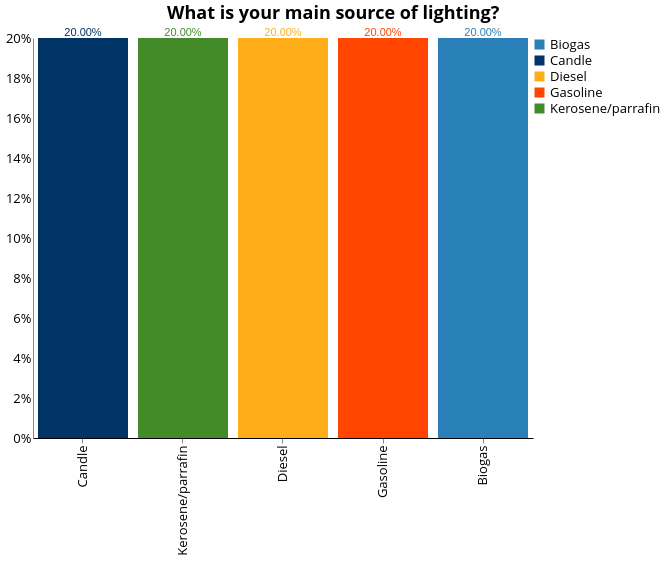

Source (Vega-Lite JSON):
### Vega-Lite specification from a JSON file in a GitHub repository (floating-point values rounded to 4 significant figures; data arrays with more than 128 entries replaced by an {"elided": "..."} marker saying what was removed)
{"width": 800, "height": 400, "config": {"title": {"fontSize": 18, "font": "Open Sans", "anchor": "center", "fontColor": "#000000"}, "axisX": {"domain": true, "domainColor": "#000000", "grid": false, "labelFont": "Open Sans", "labelFontSize": 13, "titleFont": "Open Sans", "titleFontSize": 13, "titleFontWeight": "normal", "title": "X Axis Title (units)"}, "axisY": {"domain": true, "grid": false, "gridColor": "#DEDDDD", "gridWidth": 1, "labelFont": "Open Sans", "labelFontSize": 13, "labelAngle": 0, "ticks": false, "titleFont": "Open Sans", "titleFontSize": 13, "titleFontWeight": "normal", "titlePadding": 10, "title": "Y Axis Title (units)"}, "range": {"category": ["#2980B9", "#003366", "#FFAE19", "#FF4500", "#438B28", "#45B39D", "#99ADC1", "#212F3C"]}, "legend": {"labelFont": "Open Sans", "labelFontSize": 13, "symbolType": "square", "symbolSize": 100, "titleFont": "Open Sans", "titleFontSize": 13, "titleFontWeight": "normal", "title": "Legend", "orient": "right", "offset": 0}, "tooltip": {"font": "Open Sans"}, "view": {"stroke": "transparent", "text": {"font": "Open Sans", "color": ["#2980B9", "#003366", "#FFAE19", "#FF4500", "#438B28", "#45B39D", "#99ADC1", "#212F3C"], "fontSize": 13, "align": "right", "fontWeight": 400, "size": 13}, "bar": {"size": 40, "binSpacing": 1, "continuousBandSize": 30, "discreteBandSize": 30, "fill": ["#2980B9", "#003366", "#FFAE19", "#FF4500", "#438B28", "#45B39D", "#99ADC1", "#212F3C"], "stroke": false}}}, "layer": [{"mark": "bar", "encoding": {"color": {"type": "nominal", "field": "main_source_fuel__id"}, "tooltip": {"type": "nominal", "field": "main_source_fuel__id"}, "x": {"type": "nominal", "axis": {"title": " "}, "field": "main_source_fuel__id", "sort": {"field": "main_source_fuel__id", "op": "count", "order": "descending"}}, "y": {"type": "quantitative", "aggregate": "sum", "axis": {"format": "%", "title": ""}, "field": "pct"}}, "height": 400, "selection": {"selector003": {"type": "single", "fields": ["locality"], "bind": {"input": "select", "options": [null, 0, 1], "labels": ["National", "Urban", "Rural"], "name": "Locality Breakdown  "}}, "selector004": {"type": "single", "fields": ["elc_aggr_tier"], "bind": {"input": "select", "options": [null, "Tier 0", "Tier 1", "Tier 2", "Tier 3", "Tier 4", "Tier 5"], "labels": ["All Tiers", "Tier 0", "Tier 1", "Tier 2", "Tier 3", "Tier 4", "Tier 5"], "name": "Tiers  "}}}, "transform": [{"joinaggregate": [{"op": "count", "field": "*", "as": "total"}]}, {"calculate": "1 / datum.total", "as": "pct"}], "width": 500}, {"mark": {"type": "text", "align": "center", "baseline": "bottom"}, "encoding": {"color": {"type": "nominal", "field": "main_source_fuel__id"}, "text": {"type": "quantitative", "aggregate": "sum", "field": "pct", "format": ".2%"}, "tooltip": {"type": "nominal", "field": "main_source_fuel__id"}, "x": {"type": "nominal", "axis": {"title": " "}, "field": "main_source_fuel__id", "sort": {"field": "main_source_fuel__id", "op": "count", "order": "descending"}}, "y": {"type": "quantitative", "aggregate": "sum", "axis": {"format": "%", "title": ""}, "field": "pct"}}, "height": 400, "transform": [{"joinaggregate": [{"op": "count", "field": "*", "as": "total"}]}, {"calculate": "1 / datum.total", "as": "pct"}], "width": 500}], "data": {"name": "data-fbacde28575ba4d782cbae0a98fc7b4e"}, "title": {"text": ["What is your main source of lighting?"], "color": "black", "subtitleColor": "black"}, "transform": [{"filter": {"selection": "selector003"}}, {"filter": {"selection": "selector004"}}], "$schema": "https://vega.github.io/schema/vega-lite/v4.8.1.json", "datasets": {"data-fbacde28575ba4d782cbae0a98fc7b4e": {"elided": "18160 records"}}}
